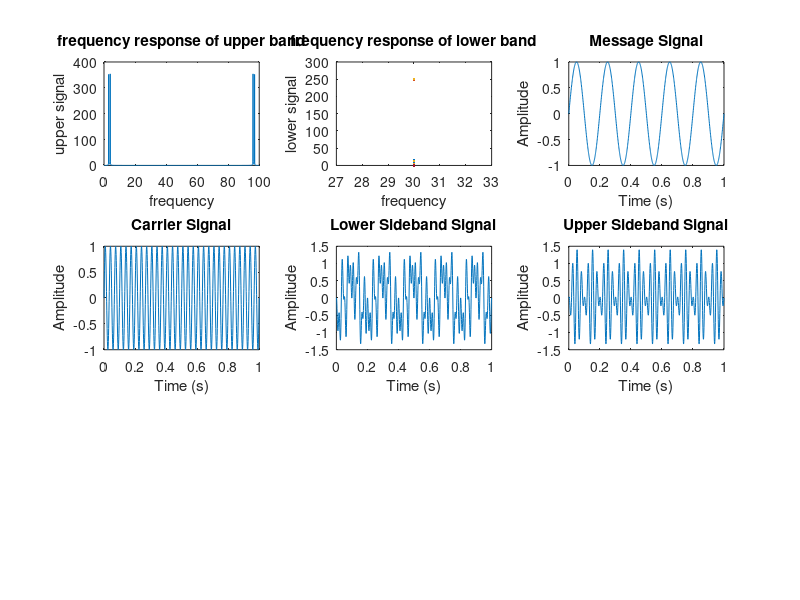

Reproduce this figure in MATLAB.
fc = 30;          % frequency of carrier signal
fm = 5;           % frequency of message signal
Am = 1;             % amplitude of message signal
Ac = 1;             % amplitude of carrier signal
t = 0 : 0.001 : 1;  % time vector
fs = 100;
message_signal = Am*sin(2*pi*fm*t);
carrier_signal = Ac*sin(2*pi*fc*t);

signal_upper_band = message_signal.*cos(2*pi*(fc + fm)*t) - message_signal.*sin(2*pi*(fc+fm)*t);
signal_lower_band = message_signal.*cos(2*pi*(fc - fm)*t) - carrier_signal.*sin(2*pi*(fc-fm)*t);
z = fft(signal_upper_band);
g = (0:length(z)-1)*fs/length(z);
y = fft(signal_lower_band);
f = (0:length(y)-1)*fs/length(y);
subplot(3,3,1)
plot(g , abs(z));
title('frequency response of upper band');
xlabel('frequency');
ylabel('upper signal');

subplot(3,3,2)
plot(fc , abs(y));
title('frequency response of lower band');
xlabel('frequency');
ylabel('lower signal');


subplot(3,3,3);
plot(t,message_signal);
title('Message Signal');
xlabel('Time (s)');
ylabel('Amplitude');

subplot(3,3,4);
plot(t, carrier_signal);
title('Carrier Signal');
xlabel('Time (s)');
ylabel('Amplitude');

subplot(3,3,5);
plot(t, signal_lower_band);
title('Lower Sideband Signal');
xlabel('Time (s)');
ylabel('Amplitude');

subplot(3,3,6);
plot(t, signal_upper_band);
title('Upper Sideband Signal');
xlabel('Time (s)');
ylabel('Amplitude');
